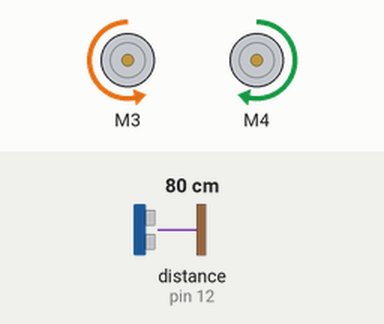
Recording of a sketch running on a simulated Arduino Uno, built with avr-gcc and run on an emulated ATmega328P. Shown: 2 × DC motor (green arrow = forward, orange = backward, longer = faster). Wiring (inferred from the names in the program): ultrasonic range finder: trigger pin 11; echo pin 12. The test bench sets the inputs (shaded band); at power-on: distance to the obstacle (sensor on pin 12) 80 cm. The echo pulse lasts 58.3 µs per cm; random numbers use the default seed unless the sketch sets one.

Above: at 1.2 s.
1.3 s: distance to the obstacle (sensor on pin 12) set to 10 cm
2.8 s: distance to the obstacle (sensor on pin 12) set to 7 cm
At 2.9 s:
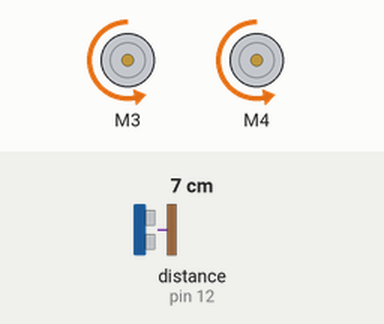
At 3.63 s:
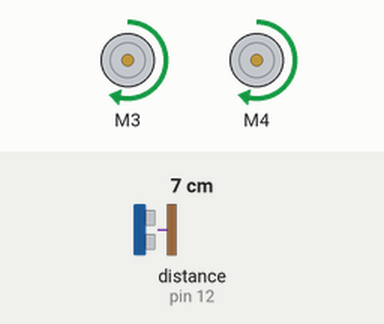
5.8 s: distance to the obstacle (sensor on pin 12) set to 9 cm
7.3 s: distance to the obstacle (sensor on pin 12) set to 2 cm
Timing chart, 0 to 11.3 s (numbered marks = the images above; inputs shaded):
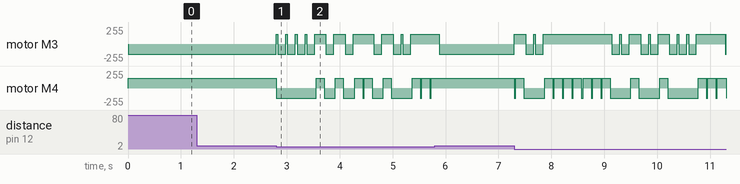

Measured:
- the behaviour switches between 9 and 8 cm on distance to the obstacle (sensor on pin 12) (found by bisection; images 0 and 1)
- after the input at 1.3 s, every drawn part: stays the same
- after the input at 2.8 s, motor M4: forward 150/255 → backward 150/255 at once, → forward 150/255 0.76 s later, → backward 150/255 0.15 s later, → forward 150/255 0.21 s later, … (16 changes in this stretch)

The sketch:

Obstical_Avoidance.ino
```cpp
#include <Wire.h>
#include <Adafruit_MotorShield.h>
#include "utility/Adafruit_MS_PWMServoDriver.h"

Adafruit_MotorShield AFMS = Adafruit_MotorShield();

Adafruit_DCMotor *LeftMotor = AFMS.getMotor(3);
Adafruit_DCMotor *RightMotor = AFMS.getMotor(4);

const int sonarTrig = 11;   // Connect the sonar signal pin to this pin on the Trinket.
const int sonarEcho = 12;

// Number in cm when the rover will reverse and try to navigate around.
const int obstacle = 8;

// Duration of a ping, distance in inches, distance converted to cm.
long duration, inches, cm;

int moveSpeed = 150;   // Set the speed to start, from 0 (off) to 255 (max speed)
int moveTime = 10;
int randNumber = 0;  // Used to choose a direction to turn

void setup() {
  Serial.begin(9600);           // set up Serial library at 9600 bps

  AFMS.begin();  // create with the default frequency 1.6KHz

  LeftMotor->setSpeed(moveSpeed);
  RightMotor->setSpeed(moveSpeed);

  pinMode(sonarTrig, OUTPUT);
  pinMode(sonarEcho, INPUT);
}

void loop()
{
  // Enter code that you only want done once here.
  SonarPing();
  MoveF(moveSpeed, 0);
}

/* The Hack-E-Bot can now be programmed to move by giving it instructions like:
MoveStop(stopTime); -- to stop moving
MoveF(moveSpeed, moveTime); -- to drive forward
MoveB(moveSpeed, moveTime); -- to drive backward
TurnR(moveSpeed, moveTime); -- to turn right
TurnL(moveSpeed, moveTime); -- to turn left
stopTime and moveTime are mesured in miliseconds.
moveSpeed is a number between 0 to 90 with 0 being no movment and 90 being full speed.
*/

void MoveStop(int T){ // Stop moving, T = stopTime.
  RightMotor->run(RELEASE);
  LeftMotor->run(RELEASE);
  delay(T);
}

void MoveF(int S, int T){ // Move forward, S = moveSpeed, T = moveTime.
  RightMotor->run(FORWARD);
  LeftMotor->run(BACKWARD);
  delay(T);
}

void MoveB(int S, int T){ // Move backward, S = moveSpeed, T = moveTime.
  RightMotor->run(BACKWARD);
  LeftMotor->run(FORWARD);
  delay(T);
}

void TurnL(int S, int T){ // Turn Left, S = moveSpeed, T = moveTime.
  RightMotor->run(BACKWARD);
  LeftMotor->run(BACKWARD);
  delay(T);
}

void TurnR(int S, int T){ // Turn Right, S = moveSpeed, T = moveTime.
  RightMotor->run(FORWARD);
  LeftMotor->run(FORWARD);
  delay(T);
}

void SonarPing() {
  /* The PING))) is triggered by a HIGH pulse of 2 or more microseconds.
  Give a short LOW pulse beforehand to ensure a clean HIGH pulse:*/
  digitalWrite(sonarTrig, LOW);
  delayMicroseconds(2);
  digitalWrite(sonarTrig, HIGH);
  delayMicroseconds(5);
  digitalWrite(sonarTrig, LOW);
  /* The sonarEcho pin is used to read the signal from the PING))): a HIGH
  pulse whose duration is the time (in microseconds) from the sending
  of the ping to the reception of its echo off of an object.*/
  duration = pulseIn(sonarEcho, HIGH);

  // convert the time into a distance.
  inches = microsecondsToInches(duration);
  cm = microsecondsToCentimeters(duration);

  if ( cm < obstacle ) {
    // obstacle avoidance.
      MoveB(moveSpeed, 30);
      randNumber = random(200);
      if (randNumber < 99) {
        TurnL(moveSpeed, 150);
      } else {
        TurnR(moveSpeed, 150);
      }
    }
}

long microsecondsToInches(long microseconds)
{
  // According to Parallax's datasheet for the PING))), there are
  // 73.746 microseconds per inch (i.e. sound travels at 1130 feet per
  // second).  This gives the distance travelled by the ping, outbound
  // and return, so we divide by 2 to get the distance of the obstacle.
  // See: http://www.parallax.com/dl/docs/prod/acc/28015-PING-v1.3.pdf
  return microseconds / 74 / 2;
}

long microsecondsToCentimeters(long microseconds)
{
  // The moveSpeed of sound is 340 m/s or 29 microseconds per centimeter.
  // The ping travels out and back, so to find the distance of the
  // object we take half of the distance travelled.
  return microseconds / 29 / 2;
}
```
